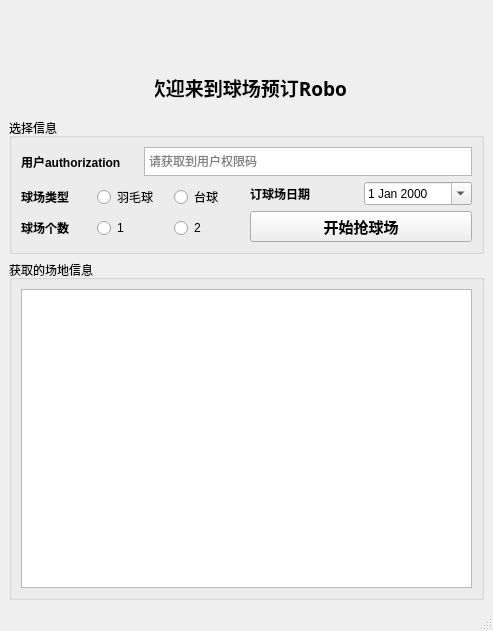
<?xml version="1.0" encoding="UTF-8"?>
<ui version="4.0">
 <class>MainWindow</class>
 <widget class="QMainWindow" name="MainWindow">
  <property name="geometry">
   <rect>
    <x>0</x>
    <y>0</y>
    <width>489</width>
    <height>616</height>
   </rect>
  </property>
  <property name="sizePolicy">
   <sizepolicy hsizetype="Preferred" vsizetype="Preferred">
    <horstretch>3</horstretch>
    <verstretch>0</verstretch>
   </sizepolicy>
  </property>
  <property name="windowTitle">
   <string>球场Robot</string>
  </property>
  <property name="autoFillBackground">
   <bool>false</bool>
  </property>
  <property name="styleSheet">
   <string notr="true"/>
  </property>
  <widget class="QWidget" name="centralwidget">
   <layout class="QVBoxLayout" name="verticalLayout_6" stretch="110,124,331">
    <item>
     <layout class="QHBoxLayout" name="horizontalLayout_title">
      <item>
       <spacer name="verticalSpacer">
        <property name="orientation">
         <enum>Qt::Vertical</enum>
        </property>
        <property name="sizeHint" stdset="0">
         <size>
          <width>20</width>
          <height>40</height>
         </size>
        </property>
       </spacer>
      </item>
      <item>
       <spacer name="horizontalSpacer_3">
        <property name="orientation">
         <enum>Qt::Horizontal</enum>
        </property>
        <property name="sizeHint" stdset="0">
         <size>
          <width>148</width>
          <height>20</height>
         </size>
        </property>
       </spacer>
      </item>
      <item>
       <layout class="QVBoxLayout" name="verticalLayout">
        <item>
         <layout class="QHBoxLayout" name="horizontalLayout_6" stretch="10,9,10">
          <item>
           <spacer name="horizontalSpacer_2">
            <property name="orientation">
             <enum>Qt::Horizontal</enum>
            </property>
            <property name="sizeHint" stdset="0">
             <size>
              <width>38</width>
              <height>20</height>
             </size>
            </property>
           </spacer>
          </item>
          <item>
           <widget class="QLabel" name="label_4">
            <property name="sizePolicy">
             <sizepolicy hsizetype="Ignored" vsizetype="Ignored">
              <horstretch>3</horstretch>
              <verstretch>0</verstretch>
             </sizepolicy>
            </property>
            <property name="minimumSize">
             <size>
              <width>56</width>
              <height>48</height>
             </size>
            </property>
            <property name="text">
             <string/>
            </property>
            <property name="pixmap">
             <pixmap>../../../../../apple的文档/唯美图片/小软件/robot.png</pixmap>
            </property>
            <property name="scaledContents">
             <bool>true</bool>
            </property>
           </widget>
          </item>
          <item>
           <spacer name="horizontalSpacer">
            <property name="orientation">
             <enum>Qt::Horizontal</enum>
            </property>
            <property name="sizeHint" stdset="0">
             <size>
              <width>48</width>
              <height>20</height>
             </size>
            </property>
           </spacer>
          </item>
         </layout>
        </item>
        <item>
         <widget class="QLabel" name="label_3">
          <property name="sizePolicy">
           <sizepolicy hsizetype="Preferred" vsizetype="Preferred">
            <horstretch>0</horstretch>
            <verstretch>0</verstretch>
           </sizepolicy>
          </property>
          <property name="minimumSize">
           <size>
            <width>192</width>
            <height>49</height>
           </size>
          </property>
          <property name="font">
           <font>
            <family>Agency FB</family>
            <pointsize>14</pointsize>
            <weight>75</weight>
            <bold>true</bold>
           </font>
          </property>
          <property name="layoutDirection">
           <enum>Qt::LeftToRight</enum>
          </property>
          <property name="text">
           <string>欢迎来到球场预订Robot</string>
          </property>
          <property name="textFormat">
           <enum>Qt::AutoText</enum>
          </property>
          <property name="alignment">
           <set>Qt::AlignCenter</set>
          </property>
          <property name="textInteractionFlags">
           <set>Qt::LinksAccessibleByMouse</set>
          </property>
         </widget>
        </item>
       </layout>
      </item>
      <item>
       <spacer name="horizontalSpacer_4">
        <property name="orientation">
         <enum>Qt::Horizontal</enum>
        </property>
        <property name="sizeHint" stdset="0">
         <size>
          <width>138</width>
          <height>20</height>
         </size>
        </property>
       </spacer>
      </item>
      <item>
       <spacer name="verticalSpacer_2">
        <property name="orientation">
         <enum>Qt::Vertical</enum>
        </property>
        <property name="sizeHint" stdset="0">
         <size>
          <width>20</width>
          <height>40</height>
         </size>
        </property>
       </spacer>
      </item>
     </layout>
    </item>
    <item>
     <widget class="QGroupBox" name="group_request">
      <property name="title">
       <string>选择信息</string>
      </property>
      <layout class="QVBoxLayout" name="verticalLayout_5" stretch="1,2">
       <item>
        <layout class="QHBoxLayout" name="horizontalLayout">
         <property name="spacing">
          <number>6</number>
         </property>
         <item>
          <widget class="QLabel" name="label_auth">
           <property name="minimumSize">
            <size>
             <width>117</width>
             <height>29</height>
            </size>
           </property>
           <property name="font">
            <font>
             <weight>75</weight>
             <bold>true</bold>
            </font>
           </property>
           <property name="text">
            <string>用户authorization</string>
           </property>
          </widget>
         </item>
         <item>
          <widget class="QPlainTextEdit" name="user_auth">
           <property name="minimumSize">
            <size>
             <width>324</width>
             <height>29</height>
            </size>
           </property>
           <property name="maximumSize">
            <size>
             <width>16777215</width>
             <height>29</height>
            </size>
           </property>
           <property name="placeholderText">
            <string>请获取到用户权限码</string>
           </property>
          </widget>
         </item>
        </layout>
       </item>
       <item>
        <layout class="QHBoxLayout" name="horizontalLayout_5" stretch="1,1">
         <item>
          <layout class="QVBoxLayout" name="verticalLayout_3">
           <item>
            <layout class="QHBoxLayout" name="horizontalLayout_2" stretch="1,1,1">
             <item>
              <widget class="QLabel" name="label_user_type">
               <property name="minimumSize">
                <size>
                 <width>51</width>
                 <height>16</height>
                </size>
               </property>
               <property name="font">
                <font>
                 <pointsize>9</pointsize>
                 <weight>75</weight>
                 <bold>true</bold>
                </font>
               </property>
               <property name="text">
                <string>球场类型         </string>
               </property>
               <property name="textInteractionFlags">
                <set>Qt::LinksAccessibleByMouse</set>
               </property>
              </widget>
             </item>
             <item>
              <widget class="QRadioButton" name="radioButton_type2">
               <property name="text">
                <string>羽毛球</string>
               </property>
               <attribute name="buttonGroup">
                <string notr="true">user_type_group</string>
               </attribute>
              </widget>
             </item>
             <item>
              <widget class="QRadioButton" name="radioButton_type1">
               <property name="text">
                <string>台球</string>
               </property>
               <attribute name="buttonGroup">
                <string notr="true">user_type_group</string>
               </attribute>
              </widget>
             </item>
            </layout>
           </item>
           <item>
            <layout class="QHBoxLayout" name="horizontalLayout_4" stretch="1,1,1">
             <item>
              <widget class="QLabel" name="label_user_count">
               <property name="enabled">
                <bool>true</bool>
               </property>
               <property name="sizePolicy">
                <sizepolicy hsizetype="Preferred" vsizetype="Preferred">
                 <horstretch>3</horstretch>
                 <verstretch>0</verstretch>
                </sizepolicy>
               </property>
               <property name="text">
                <string>&lt;html&gt;&lt;head/&gt;&lt;body&gt;&lt;p&gt;&lt;span style=&quot; font-weight:600;&quot;&gt;球场个数&lt;/span&gt;&lt;/p&gt;&lt;/body&gt;&lt;/html&gt;</string>
               </property>
              </widget>
             </item>
             <item>
              <widget class="QRadioButton" name="radioButton_count1">
               <property name="enabled">
                <bool>true</bool>
               </property>
               <property name="sizePolicy">
                <sizepolicy hsizetype="Minimum" vsizetype="Fixed">
                 <horstretch>1</horstretch>
                 <verstretch>0</verstretch>
                </sizepolicy>
               </property>
               <property name="text">
                <string>1</string>
               </property>
               <property name="iconSize">
                <size>
                 <width>16</width>
                 <height>16</height>
                </size>
               </property>
               <property name="autoRepeatInterval">
                <number>100</number>
               </property>
               <attribute name="buttonGroup">
                <string notr="true">user_count_group</string>
               </attribute>
              </widget>
             </item>
             <item>
              <widget class="QRadioButton" name="radioButton_count2">
               <property name="sizePolicy">
                <sizepolicy hsizetype="Minimum" vsizetype="Fixed">
                 <horstretch>3</horstretch>
                 <verstretch>0</verstretch>
                </sizepolicy>
               </property>
               <property name="text">
                <string>2</string>
               </property>
               <attribute name="buttonGroup">
                <string notr="true">user_count_group</string>
               </attribute>
              </widget>
             </item>
            </layout>
           </item>
          </layout>
         </item>
         <item>
          <layout class="QVBoxLayout" name="verticalLayout_4">
           <item>
            <layout class="QHBoxLayout" name="horizontalLayout_3">
             <item>
              <widget class="QLabel" name="label_user_date">
               <property name="font">
                <font>
                 <weight>75</weight>
                 <bold>true</bold>
                </font>
               </property>
               <property name="text">
                <string>订球场日期</string>
               </property>
               <property name="buddy">
                <cstring>label_user_date</cstring>
               </property>
              </widget>
             </item>
             <item>
              <widget class="QDateEdit" name="dateEdit">
               <property name="calendarPopup">
                <bool>true</bool>
               </property>
              </widget>
             </item>
            </layout>
           </item>
           <item>
            <widget class="QPushButton" name="pushButton_request">
             <property name="font">
              <font>
               <pointsize>11</pointsize>
               <weight>75</weight>
               <bold>true</bold>
              </font>
             </property>
             <property name="text">
              <string>开始抢球场</string>
             </property>
            </widget>
           </item>
          </layout>
         </item>
        </layout>
       </item>
      </layout>
     </widget>
    </item>
    <item>
     <widget class="QGroupBox" name="group_reponse">
      <property name="title">
       <string>获取的场地信息</string>
      </property>
      <layout class="QVBoxLayout" name="verticalLayout_2">
       <item>
        <widget class="QPlainTextEdit" name="plainTextEdit_getAll">
         <property name="minimumSize">
          <size>
           <width>451</width>
           <height>299</height>
          </size>
         </property>
         <property name="readOnly">
          <bool>false</bool>
         </property>
        </widget>
       </item>
      </layout>
     </widget>
    </item>
   </layout>
   <zorder>group_request</zorder>
   <zorder>layoutWidget</zorder>
   <zorder>group_reponse</zorder>
  </widget>
  <widget class="QStatusBar" name="statusbar"/>
 </widget>
 <resources>
  <include location="image_all.qrc"/>
 </resources>
 <connections/>
 <buttongroups>
  <buttongroup name="user_type_group"/>
  <buttongroup name="user_count_group"/>
 </buttongroups>
</ui>
